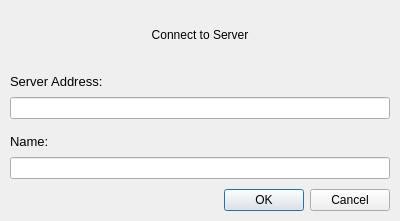
<?xml version="1.0" encoding="UTF-8"?>
<ui version="4.0">
 <class>ConnectDialog</class>
 <widget class="QDialog" name="ConnectDialog">
  <property name="windowModality">
   <enum>Qt::ApplicationModal</enum>
  </property>
  <property name="geometry">
   <rect>
    <x>0</x>
    <y>0</y>
    <width>400</width>
    <height>221</height>
   </rect>
  </property>
  <property name="windowTitle">
   <string>Connect to Server</string>
  </property>
  <layout class="QVBoxLayout" name="verticalLayout">
   <property name="spacing">
    <number>10</number>
   </property>
   <property name="leftMargin">
    <number>10</number>
   </property>
   <property name="topMargin">
    <number>10</number>
   </property>
   <property name="rightMargin">
    <number>10</number>
   </property>
   <property name="bottomMargin">
    <number>10</number>
   </property>
   <item>
    <widget class="QLabel" name="TitleLabel">
     <property name="text">
      <string>Connect to Server</string>
     </property>
     <property name="alignment">
      <set>Qt::AlignCenter</set>
     </property>
    </widget>
   </item>
   <item>
    <layout class="QVBoxLayout" name="ServerEntryBox">
     <property name="spacing">
      <number>4</number>
     </property>
     <item>
      <widget class="QLabel" name="ServerEntryLabel">
       <property name="font">
        <font>
         <pointsize>10</pointsize>
        </font>
       </property>
       <property name="text">
        <string>Server Address:</string>
       </property>
      </widget>
     </item>
     <item>
      <widget class="QLineEdit" name="ServerEntry"/>
     </item>
    </layout>
   </item>
   <item>
    <layout class="QVBoxLayout" name="NameEntryBox">
     <property name="spacing">
      <number>4</number>
     </property>
     <item>
      <widget class="QLabel" name="NameEntryLabel">
       <property name="font">
        <font>
         <pointsize>10</pointsize>
        </font>
       </property>
       <property name="text">
        <string>Name:</string>
       </property>
      </widget>
     </item>
     <item>
      <widget class="QLineEdit" name="NameEntry"/>
     </item>
    </layout>
   </item>
   <item>
    <widget class="QDialogButtonBox" name="ButtonBox">
     <property name="orientation">
      <enum>Qt::Horizontal</enum>
     </property>
     <property name="standardButtons">
      <set>QDialogButtonBox::Cancel|QDialogButtonBox::Ok</set>
     </property>
    </widget>
   </item>
  </layout>
 </widget>
 <resources/>
 <connections>
  <connection>
   <sender>ButtonBox</sender>
   <signal>accepted()</signal>
   <receiver>ConnectDialog</receiver>
   <slot>accept()</slot>
   <hints>
    <hint type="sourcelabel">
     <x>248</x>
     <y>254</y>
    </hint>
    <hint type="destinationlabel">
     <x>157</x>
     <y>274</y>
    </hint>
   </hints>
  </connection>
  <connection>
   <sender>ButtonBox</sender>
   <signal>rejected()</signal>
   <receiver>ConnectDialog</receiver>
   <slot>reject()</slot>
   <hints>
    <hint type="sourcelabel">
     <x>316</x>
     <y>260</y>
    </hint>
    <hint type="destinationlabel">
     <x>286</x>
     <y>274</y>
    </hint>
   </hints>
  </connection>
 </connections>
</ui>
